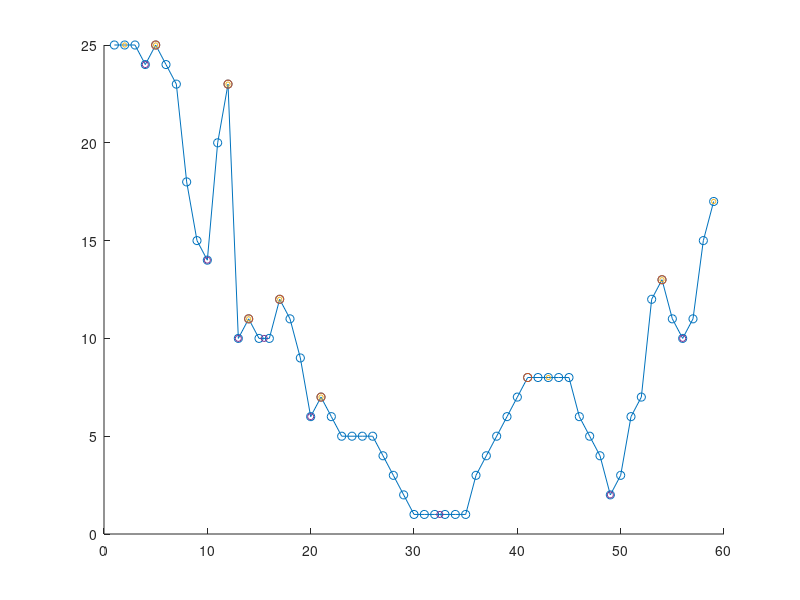

Reproduce this figure in MATLAB.
function testPeaks()

    x = [25,25,25,24,25,24,23,18,15,14,20,23,10,11,10,10,12,11,9,6,7,6,5,5,5,5,4,3,2,1,1,1,1,1,1,3,4,5,6,7,8,8,8,8,8,6,5,4,2,3,6,7,12,13,11,10,11,15,17];
    %x = [3,3,3,2,1,2,3,4,4,4,5,6,6,6,6,6,6,4,4,4,5,6,7,7,7,4,4,4,2,1];

    [xPeaks, yPeaks, atBorderPeak] = slowLocalMaxima(x);
    [xDips, yDips, atBorderDip] = slowLocalMaxima(-x); yDips = -yDips;
    
    pPeak = 0*xPeaks;
    wPeak = 0*xPeaks;

    [pks,locs] = findpeaks(x);
    figure();
    scatter(1:length(x), x);hold on;
    plot(x);hold on;
    scatter(locs, pks);hold on;
    scatter(xPeaks, yPeaks, 10);hold on;
    scatter(xDips, yDips, 20);hold off;
end

function [xPeaks, yPeaks, atBorder] = slowLocalMaxima(x, varargin)

    % Defaults
    startSlope = 1;
    stopSlope = -1;
    if nargin > 1, startSlope = varargin{1};end
    if nargin > 2, stopSlope = varargin{2};end


    dLeft = -[startSlope,x(2:end)-x(1:(end-1))];
    dRight = -[-x(2:end)+x(1:(end-1)),-stopSlope];
    xPeaksTemp = find( double( dLeft < 0 & dRight < 0 ) );
    yPeaksTemp = x( dLeft < 0 & dRight < 0 );
    xQ = double( dLeft == 0 & dRight == 0 );
    xQL = double( dLeft < 0 & dRight == 0 );
    xQR = double( dLeft == 0 & dRight < 0 );
    ll = 0*xQ;


    d = 0;
    flatR = 0;
    maxLocation = [];
    maxLocationInteger = [];
    maxValue = [];

    for i = 2:length(x)

        if ( ( xQR(i) && xQL(i-1) ) )
            ll((i-1):i) = 1;
            maxLocation(end+1) = mean( (i-1):i );
            maxLocationInteger(end+1) = i;
            maxValue(end+1) = x(i);
        end
        if ( ( xQR(i) && xQ(i-1) ) && d > 0 && flatR )
            ll((i-d-1):i) = 1;
            maxLocation(end+1) = mean( (i-d-1):i );
            maxLocationInteger(end+1) = ceil( mean( (i-d-1):i ) );
            maxValue(end+1) = x(i);
        end
        if ( ( xQ(i) && xQL(i-1) ) )
            flatR = 1;
        end
        if ( flatR && xQ(i) )
            d = d + 1;
        else
            d = 0;
            flatR = 0;
        end

    end

%     figure();
%     plot(x);hold on;
%     plot(dLeft,'go');hold on;
%     plot(dRight,'ro');hold on;
%     plot(xQL,'g+');hold on;
%     plot(xQR,'r+');hold on;
    
%    figure();
%    plot(x);hold on;
%    scatter(1:length(x), x, 100*(ll+1.0), 1*(ll+1.0));hold on;

%    figure();
    %scatter(1:length(x), x, 20*(xPeaks+xDips+1), 1*(xPeaks-xDips+3));hold on;
%    plot(x);hold on;
%    scatter(1:length(x), x, 100*(xQ+1), 1*(xQ+1));hold on;
    
    xPeaks = [xPeaksTemp, maxLocation];
    yPeaks = [yPeaksTemp, maxValue];
    atBorder = xPeaks == 1 | xPeaks == length(x);

end

%xPeaks

